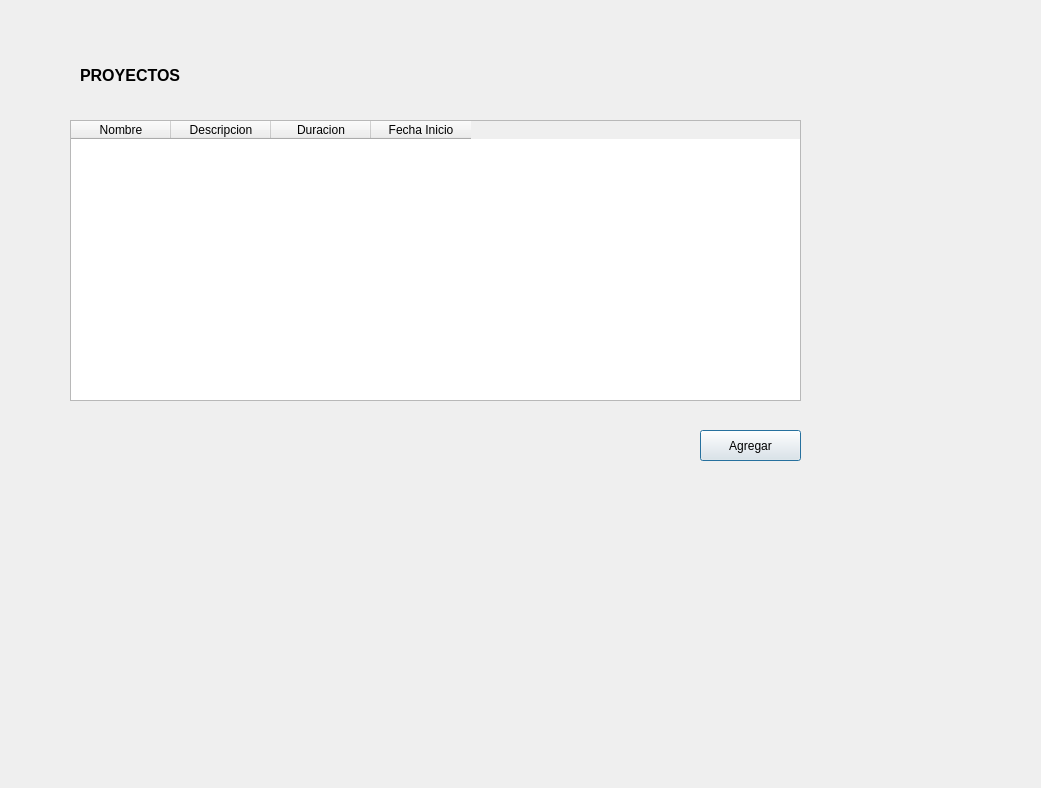
<?xml version="1.0" encoding="UTF-8"?>
<ui version="4.0">
 <class>Dialog</class>
 <widget class="QDialog" name="Dialog">
  <property name="geometry">
   <rect>
    <x>0</x>
    <y>0</y>
    <width>1041</width>
    <height>788</height>
   </rect>
  </property>
  <property name="windowTitle">
   <string>Dialog</string>
  </property>
  <widget class="QPushButton" name="pushButton">
   <property name="geometry">
    <rect>
     <x>700</x>
     <y>430</y>
     <width>101</width>
     <height>31</height>
    </rect>
   </property>
   <property name="text">
    <string>Agregar</string>
   </property>
  </widget>
  <widget class="QLabel" name="label">
   <property name="geometry">
    <rect>
     <x>80</x>
     <y>50</y>
     <width>261</width>
     <height>51</height>
    </rect>
   </property>
   <property name="minimumSize">
    <size>
     <width>0</width>
     <height>51</height>
    </size>
   </property>
   <property name="text">
    <string>&lt;html&gt;&lt;head/&gt;&lt;body&gt;&lt;p&gt;&lt;span style=&quot; font-size:12pt; font-weight:600;&quot;&gt;PROYECTOS&lt;/span&gt;&lt;/p&gt;&lt;/body&gt;&lt;/html&gt;</string>
   </property>
  </widget>
  <widget class="QTableWidget" name="tableWidget">
   <property name="geometry">
    <rect>
     <x>70</x>
     <y>120</y>
     <width>731</width>
     <height>281</height>
    </rect>
   </property>
   <column>
    <property name="text">
     <string>Nombre</string>
    </property>
   </column>
   <column>
    <property name="text">
     <string>Descripcion</string>
    </property>
   </column>
   <column>
    <property name="text">
     <string>Duracion</string>
    </property>
   </column>
   <column>
    <property name="text">
     <string>Fecha Inicio</string>
    </property>
   </column>
  </widget>
 </widget>
 <resources/>
 <connections/>
</ui>
